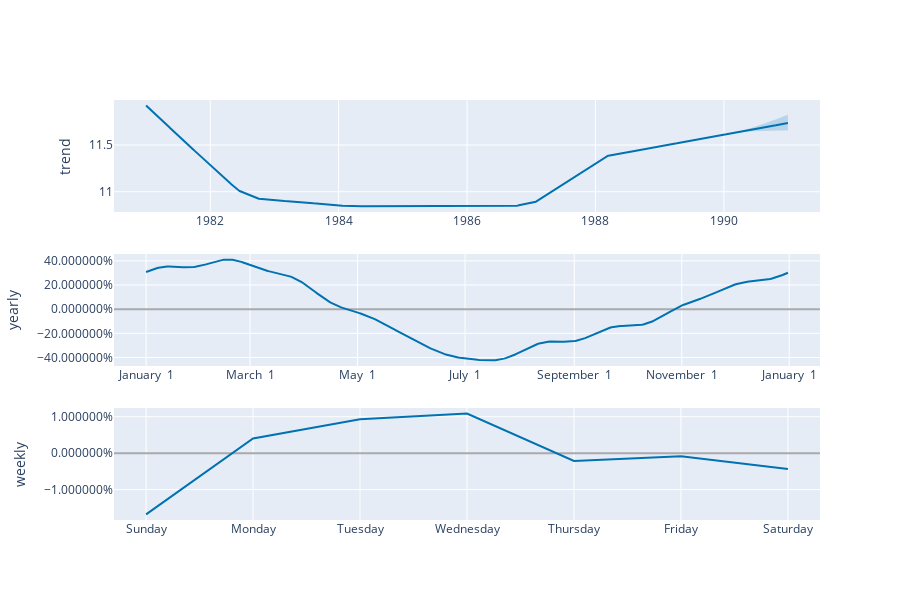

Notebook code for this chart:
### Code cell
plot_components_plotly(m, forecast)

### Figure 1 — Plotly figure (JSON) as saved in the notebook; plotly's stock layout.template omitted (floating-point values rounded to 4 significant figures; data arrays with more than 128 entries replaced by an {"elided": "..."} marker saying what was removed)
{"data": [{"line": {"color": "#0072B2", "width": 2}, "mode": "lines", "name": "trend", "type": "scatter", "x": {"elided": "3650 str values"}, "xaxis": "x", "y": {"elided": "3650 float values"}, "yaxis": "y"}, {"line": {"color": "rgba(0, 114, 178, 0.2)", "width": 0}, "mode": "lines", "name": "trend_upper", "type": "scatter", "x": {"elided": "3650 str values"}, "xaxis": "x", "y": {"elided": "3650 float values"}, "yaxis": "y"}, {"fill": "tonexty", "fillcolor": "rgba(0, 114, 178, 0.2)", "line": {"color": "rgba(0, 114, 178, 0.2)", "width": 0}, "mode": "lines", "name": "trend_lower", "type": "scatter", "x": {"elided": "3650 str values"}, "xaxis": "x", "y": {"elided": "3650 float values"}, "yaxis": "y"}, {"line": {"color": "#0072B2", "width": 2}, "mode": "lines", "name": "yearly", "type": "scatter", "x": {"elided": "365 str values"}, "xaxis": "x2", "y": {"elided": "365 float values"}, "yaxis": "y2"}, {"line": {"color": "#0072B2", "width": 2}, "mode": "lines", "name": "weekly", "type": "scatter", "x": ["2017-01-01T00:00:00", "2017-01-02T00:00:00", "2017-01-03T00:00:00", "2017-01-04T00:00:00", "2017-01-05T00:00:00", "2017-01-06T00:00:00", "2017-01-07T00:00:00"], "xaxis": "x3", "y": [-0.01683, 0.004045, 0.009306, 0.01086, -0.002141, -0.0008566, -0.004384], "yaxis": "y3"}], "layout": {"height": 600, "showlegend": false, "width": 900, "xaxis": {"anchor": "y", "domain": [0, 1], "range": ["1980-07-02T10:48:00", "1991-07-01T13:12:00"], "type": "date"}, "xaxis2": {"anchor": "y2", "domain": [0, 1], "range": ["2016-12-13T18:54:02.958904115", "2018-01-18T11:04:57.863013581"], "tickformat": "%B %e", "type": "date"}, "xaxis3": {"anchor": "y3", "domain": [0, 1], "range": ["2016-12-31T16:48:00", "2017-01-07T07:12:00"], "tickformat": "%A", "type": "date"}, "yaxis": {"anchor": "x", "domain": [0.7333, 1], "rangemode": "normal", "title": {"text": "trend"}, "zerolinecolor": "#AAA"}, "yaxis2": {"anchor": "x2", "domain": [0.3667, 0.6333], "hoverformat": ".2%", "tickformat": "%", "title": {"text": "yearly"}, "zerolinecolor": "#AAA"}, "yaxis3": {"anchor": "x3", "domain": [0, 0.2667], "hoverformat": ".2%", "tickformat": "%", "title": {"text": "weekly"}, "zerolinecolor": "#AAA"}}}
